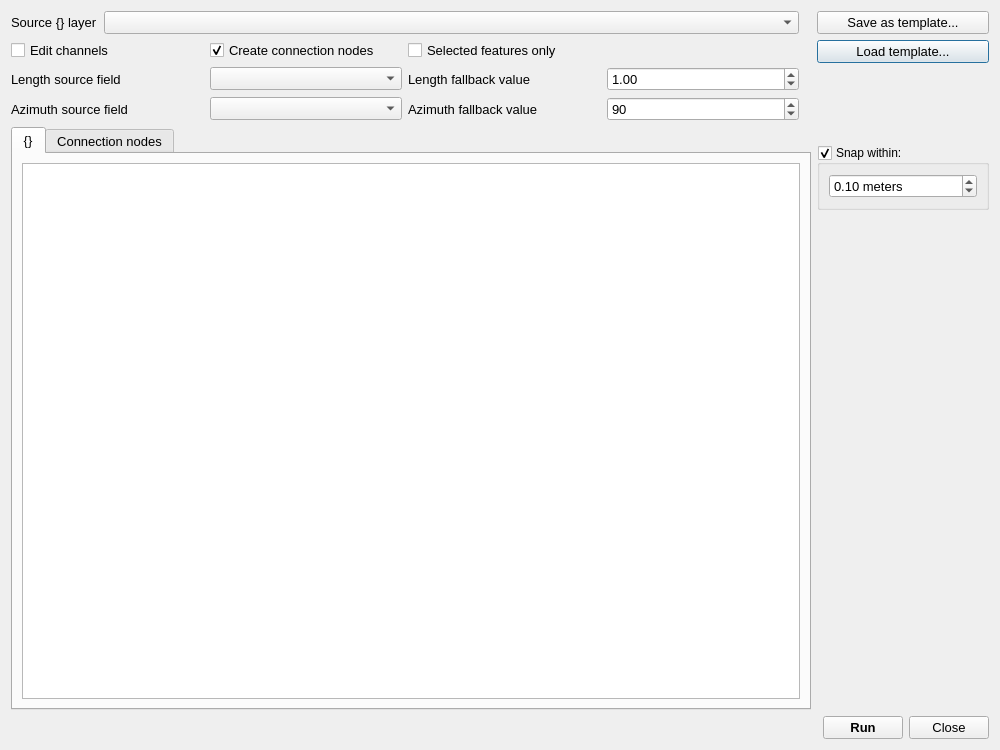
<?xml version="1.0" encoding="UTF-8"?>
<ui version="4.0">
 <class>Dialog</class>
 <widget class="QDialog" name="Dialog">
  <property name="geometry">
   <rect>
    <x>0</x>
    <y>0</y>
    <width>1000</width>
    <height>750</height>
   </rect>
  </property>
  <property name="windowTitle">
   <string>Import {}s</string>
  </property>
  <layout class="QGridLayout" name="gridLayout">
   <item row="0" column="0">
    <widget class="QLabel" name="source_layer_label">
     <property name="font">
      <font>
       <pointsize>10</pointsize>
      </font>
     </property>
     <property name="text">
      <string>Source {} layer</string>
     </property>
    </widget>
   </item>
   <item row="9" column="5">
    <spacer name="verticalSpacer">
     <property name="orientation">
      <enum>Qt::Vertical</enum>
     </property>
     <property name="sizeHint" stdset="0">
      <size>
       <width>20</width>
       <height>40</height>
      </size>
     </property>
    </spacer>
   </item>
   <item row="8" column="4" colspan="2">
    <widget class="QGroupBox" name="snap_gb">
     <property name="font">
      <font>
       <pointsize>9</pointsize>
      </font>
     </property>
     <property name="title">
      <string>Snap within:</string>
     </property>
     <property name="checkable">
      <bool>true</bool>
     </property>
     <layout class="QGridLayout" name="gridLayout_5">
      <item row="0" column="0">
       <widget class="QDoubleSpinBox" name="snap_dsb">
        <property name="font">
         <font>
          <pointsize>10</pointsize>
         </font>
        </property>
        <property name="suffix">
         <string> meters</string>
        </property>
        <property name="maximum">
         <double>1000000.000000000000000</double>
        </property>
        <property name="value">
         <double>0.100000000000000</double>
        </property>
       </widget>
      </item>
     </layout>
    </widget>
   </item>
   <item row="1" column="4" colspan="2">
    <widget class="QPushButton" name="load_pb">
     <property name="sizePolicy">
      <sizepolicy hsizetype="Preferred" vsizetype="Fixed">
       <horstretch>0</horstretch>
       <verstretch>0</verstretch>
      </sizepolicy>
     </property>
     <property name="font">
      <font>
       <pointsize>10</pointsize>
      </font>
     </property>
     <property name="text">
      <string>Load template...</string>
     </property>
    </widget>
   </item>
   <item row="5" column="0" rowspan="5" colspan="4">
    <widget class="QTabWidget" name="tab_widget">
     <property name="font">
      <font>
       <pointsize>10</pointsize>
      </font>
     </property>
     <property name="currentIndex">
      <number>0</number>
     </property>
     <widget class="QWidget" name="structure_tab">
      <attribute name="title">
       <string>{}</string>
      </attribute>
      <layout class="QGridLayout" name="gridLayout_2">
       <item row="1" column="0">
        <widget class="QTreeView" name="structure_tv"/>
       </item>
      </layout>
     </widget>
     <widget class="QWidget" name="connection_node_tab">
      <attribute name="title">
       <string>Connection nodes</string>
      </attribute>
      <layout class="QGridLayout" name="gridLayout_3">
       <item row="0" column="0">
        <widget class="QTreeView" name="connection_node_tv"/>
       </item>
      </layout>
     </widget>
    </widget>
   </item>
   <item row="10" column="5">
    <layout class="QGridLayout" name="gridLayout_6">
     <property name="rightMargin">
      <number>0</number>
     </property>
     <property name="bottomMargin">
      <number>0</number>
     </property>
     <item row="0" column="0">
      <widget class="QPushButton" name="run_pb">
       <property name="font">
        <font>
         <pointsize>10</pointsize>
         <weight>75</weight>
         <bold>true</bold>
        </font>
       </property>
       <property name="text">
        <string>Run</string>
       </property>
      </widget>
     </item>
     <item row="0" column="1">
      <widget class="QPushButton" name="close_pb">
       <property name="font">
        <font>
         <pointsize>10</pointsize>
        </font>
       </property>
       <property name="text">
        <string>Close</string>
       </property>
      </widget>
     </item>
    </layout>
   </item>
   <item row="0" column="1">
    <widget class="QgsMapLayerComboBox" name="source_layer_cbo">
     <property name="sizePolicy">
      <sizepolicy hsizetype="Expanding" vsizetype="Fixed">
       <horstretch>0</horstretch>
       <verstretch>0</verstretch>
      </sizepolicy>
     </property>
     <property name="font">
      <font>
       <pointsize>10</pointsize>
      </font>
     </property>
     <property name="allowEmptyLayer">
      <bool>true</bool>
     </property>
    </widget>
   </item>
   <item row="0" column="4" colspan="2">
    <widget class="QPushButton" name="save_pb">
     <property name="sizePolicy">
      <sizepolicy hsizetype="Preferred" vsizetype="Fixed">
       <horstretch>0</horstretch>
       <verstretch>0</verstretch>
      </sizepolicy>
     </property>
     <property name="sizeIncrement">
      <size>
       <width>0</width>
       <height>0</height>
      </size>
     </property>
     <property name="baseSize">
      <size>
       <width>0</width>
       <height>0</height>
      </size>
     </property>
     <property name="font">
      <font>
       <pointsize>10</pointsize>
      </font>
     </property>
     <property name="text">
      <string>Save as template...</string>
     </property>
    </widget>
   </item>
   <item row="1" column="0" rowspan="2" colspan="2">
    <layout class="QGridLayout" name="gridLayout_7">
     <property name="bottomMargin">
      <number>0</number>
     </property>
     <item row="2" column="2">
      <widget class="QLabel" name="azimuth_fallback_value_lbl">
       <property name="font">
        <font>
         <pointsize>10</pointsize>
        </font>
       </property>
       <property name="text">
        <string>Azimuth fallback value</string>
       </property>
      </widget>
     </item>
     <item row="1" column="2">
      <widget class="QLabel" name="length_fallback_value_lbl">
       <property name="font">
        <font>
         <pointsize>10</pointsize>
        </font>
       </property>
       <property name="text">
        <string>Length fallback value</string>
       </property>
      </widget>
     </item>
     <item row="1" column="0">
      <widget class="QLabel" name="length_source_field_lbl">
       <property name="font">
        <font>
         <pointsize>10</pointsize>
        </font>
       </property>
       <property name="layoutDirection">
        <enum>Qt::LeftToRight</enum>
       </property>
       <property name="text">
        <string>Length source field</string>
       </property>
      </widget>
     </item>
     <item row="1" column="3">
      <widget class="QDoubleSpinBox" name="length_fallback_value_dsb">
       <property name="font">
        <font>
         <pointsize>10</pointsize>
        </font>
       </property>
       <property name="minimum">
        <double>0.010000000000000</double>
       </property>
       <property name="value">
        <double>1.000000000000000</double>
       </property>
      </widget>
     </item>
     <item row="0" column="0">
      <widget class="QCheckBox" name="edit_channels_cb">
       <property name="font">
        <font>
         <pointsize>10</pointsize>
        </font>
       </property>
       <property name="layoutDirection">
        <enum>Qt::LeftToRight</enum>
       </property>
       <property name="text">
        <string>Edit channels</string>
       </property>
      </widget>
     </item>
     <item row="2" column="1">
      <widget class="QgsFieldComboBox" name="azimuth_source_field_cbo">
       <property name="font">
        <font>
         <pointsize>10</pointsize>
        </font>
       </property>
       <property name="allowEmptyFieldName">
        <bool>true</bool>
       </property>
      </widget>
     </item>
     <item row="1" column="1">
      <widget class="QgsFieldComboBox" name="length_source_field_cbo">
       <property name="font">
        <font>
         <pointsize>10</pointsize>
        </font>
       </property>
       <property name="allowEmptyFieldName">
        <bool>true</bool>
       </property>
      </widget>
     </item>
     <item row="2" column="0">
      <widget class="QLabel" name="azimuth_source_field_lbl">
       <property name="font">
        <font>
         <pointsize>10</pointsize>
        </font>
       </property>
       <property name="text">
        <string>Azimuth source field</string>
       </property>
      </widget>
     </item>
     <item row="2" column="3">
      <widget class="QSpinBox" name="azimuth_fallback_value_sb">
       <property name="font">
        <font>
         <pointsize>10</pointsize>
        </font>
       </property>
       <property name="maximum">
        <number>359</number>
       </property>
       <property name="value">
        <number>90</number>
       </property>
      </widget>
     </item>
     <item row="0" column="1">
      <widget class="QCheckBox" name="create_nodes_cb">
       <property name="font">
        <font>
         <pointsize>10</pointsize>
        </font>
       </property>
       <property name="layoutDirection">
        <enum>Qt::LeftToRight</enum>
       </property>
       <property name="text">
        <string>Create connection nodes</string>
       </property>
       <property name="checked">
        <bool>true</bool>
       </property>
      </widget>
     </item>
     <item row="0" column="2">
      <widget class="QCheckBox" name="selected_only_cb">
       <property name="font">
        <font>
         <pointsize>10</pointsize>
        </font>
       </property>
       <property name="layoutDirection">
        <enum>Qt::LeftToRight</enum>
       </property>
       <property name="text">
        <string>Selected features only</string>
       </property>
      </widget>
     </item>
    </layout>
   </item>
  </layout>
 </widget>
 <customwidgets>
  <customwidget>
   <class>QgsFieldComboBox</class>
   <extends>QComboBox</extends>
   <header>qgsfieldcombobox.h</header>
  </customwidget>
  <customwidget>
   <class>QgsMapLayerComboBox</class>
   <extends>QComboBox</extends>
   <header>qgsmaplayercombobox.h</header>
  </customwidget>
 </customwidgets>
 <tabstops>
  <tabstop>source_layer_cbo</tabstop>
  <tabstop>edit_channels_cb</tabstop>
  <tabstop>length_source_field_cbo</tabstop>
  <tabstop>length_fallback_value_dsb</tabstop>
  <tabstop>azimuth_source_field_cbo</tabstop>
  <tabstop>azimuth_fallback_value_sb</tabstop>
  <tabstop>tab_widget</tabstop>
  <tabstop>structure_tv</tabstop>
  <tabstop>connection_node_tv</tabstop>
  <tabstop>save_pb</tabstop>
  <tabstop>load_pb</tabstop>
  <tabstop>snap_gb</tabstop>
  <tabstop>snap_dsb</tabstop>
  <tabstop>run_pb</tabstop>
  <tabstop>close_pb</tabstop>
 </tabstops>
 <resources/>
 <connections/>
</ui>
